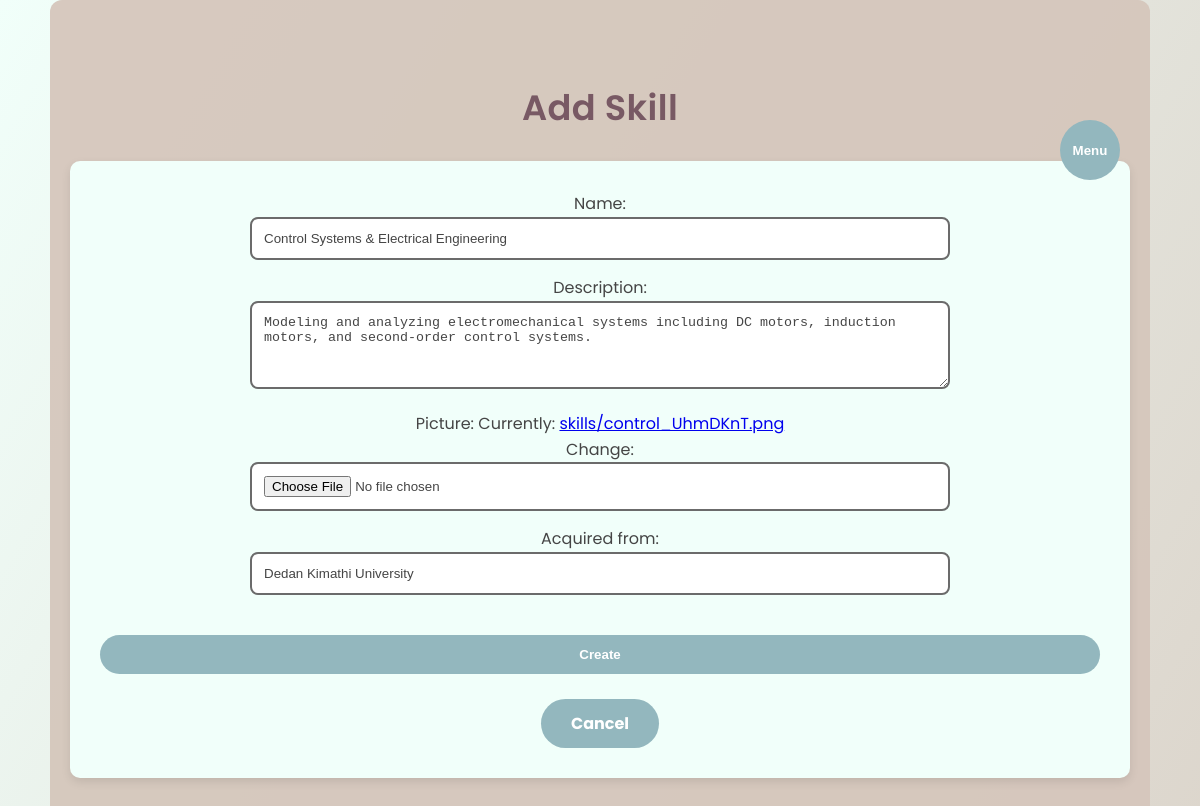
Screenshot of /dashboard/7/update/ with the database file from the repository.
### skills/models.py (models this page shows, shortened)
class Skill(models.Model):
    name = models.CharField(max_length=100)
    description = models.TextField()
    picture = models.ImageField(upload_to='skills/')  # Make sure MEDIA settings are configured
    acquired_from = models.CharField(max_length=200)  # Where you acquired the skill

### Mainpage/views.py (the view)
# urls.py: path('dashboard/<int:pk>/update/', views.skill_update, name='skill_update'),
def skill_update(request, pk):
    skill = get_object_or_404(Skill, pk=pk)
    if request.method == 'POST':
        form = SkillForm(request.POST, request.FILES, instance=skill)
        if form.is_valid():
            form.save()
            messages.success(request, 'Skill updated successfully.')
            return redirect('admin_dashboard')
    else:
        form = SkillForm(instance=skill)
    context = {'form': form, 'title': 'Update Skill'}
    return render(request, 'skills/skill_form.html', context)

### skills/forms.py
class SkillForm(forms.ModelForm):
    class Meta:
        model = Skill
        fields = ['name', 'description', 'picture', 'acquired_from']
        widgets = {
            'description': forms.Textarea(attrs={'rows': 4}),
        }

### skills/templates/skills/skill_form.html (shortened to what this page needs)
{% extends 'start.html' %}
{% block content %}
<div class="section">
    <h2>{% if skill %}Edit Skill{% else %}Add Skill{% endif %}</h2>
    <form method="POST" enctype="multipart/form-data" class="contact-form">
        {{ form.as_p }}
        <div class="skill-actions">
            <button type="submit" class="btn">{% if skill %}Update{% else %}Create{% endif %}</button>
            <a href="{% url 'skill_list' %}" class="btn">Cancel</a>
        </div>
    </form>
</div>
{% endblock %}

### static/css/styles.css (style rules this page uses)
:root { --accent-primary: #93B7BE; --accent-secondary: #785964; --bg-main: #F1FFFA; --card-bg: #D5C7BC; --text-main: #454545; --text-muted: #6b6b6b; --btn-hover: #785964; }
* { margin: 0; padding: 0; box-sizing: border-box; }
html { scroll-behavior: smooth; }
body { font-family: 'Poppins', system-ui, -apple-system, BlinkMacSystemFont, sans-serif; background-color: var(--bg-main); color: var(--text-main); line-height: 1.6; font-weight: 400; }
body::before { content: ""; position: fixed; inset: 0; z-index: -1; background: linear-gradient( 120deg, var(--bg-main), var(--card-bg), var(--accent-primary), var(--bg-main) ); background-size: 400% 400%; animation: globalGradient 30s ease infinite; }
h1, h2, h3, h4 { font-weight: 600; letter-spacing: 0.4px; }
form button.btn { width: 100%; padding: 12px; background: var(--accent-primary); color: #fff; border: none; border-radius: 30px; font-weight: bold; cursor: pointer; transition: background 0.3s; }
.btn { display: inline-block; margin-top: 25px; padding: 12px 30px; border-radius: 30px; background: var(--accent-primary); color: #fff; font-weight: bold; text-decoration: none; transition: all 0.3s ease; }
.section { padding: 80px 20px; max-width: 1100px; margin: auto; text-align: center; background: var(--card-bg); border-radius: 12px; margin-bottom: 40px; }
.section h2 { font-size: 2.2rem; color: var(--accent-secondary); margin-bottom: 25px; }
.section p { max-width: 700px; margin: auto; color: var(--text-main); }
.section, .contact, .skill-detail, .work-detail, .skill-form-section, .about-form-container, .dashboard-summary .card { background-color: rgba(213, 199, 188, 0.95); }
.contact-form { flex: 1 1 400px; background: var(--bg-main); padding: 30px; border-radius: 10px; box-shadow: 0 4px 10px rgba(0,0,0,0.1); }
.contact-form input, .contact-form textarea { width: 100%; padding: 12px; margin-bottom: 15px; border: 2px solid var(--text-muted); border-radius: 8px; background: #fff; color: var(--text-main); transition: border 0.3s ease; }
.contact-form button { width: 100%; background: var(--accent-primary); color: #fff; padding: 12px; border-radius: 8px; font-weight: bold; cursor: pointer; transition: background 0.3s ease; }

### rows the page displays
Skill: name "Control Systems & Electrical Engineering", description "Modeling and analyzing electromechanical systems including DC motors, induction motors, and second-order control systems.", acquired_from "Dedan Kimathi University"
